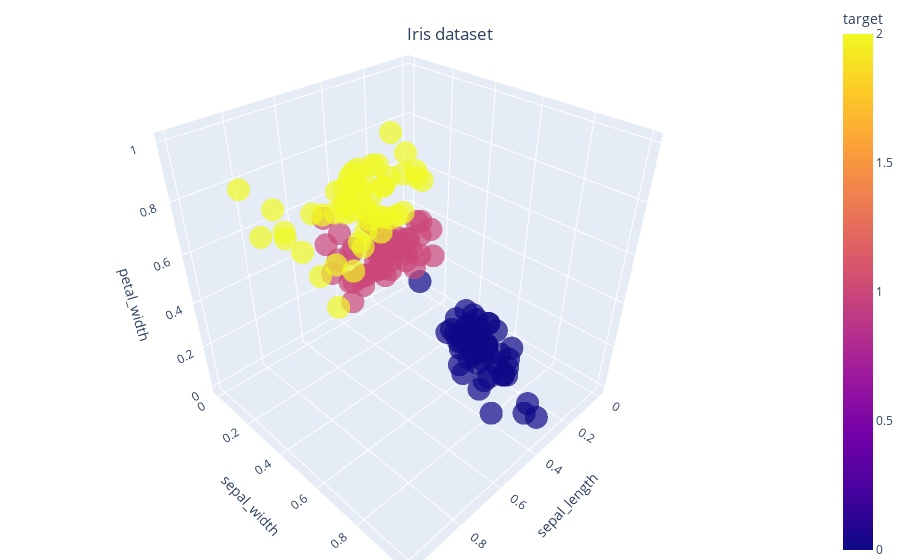

The cell this chart's notebook holds for it:
### Markdown cell above
### Run and Play

### Code cell
feature_matrix, target = load_dataset()

# Scale Feature Matrix
feature_min = feature_matrix.min(axis=0)
feature_max = feature_matrix.max(axis=0)
feature_matrix = (feature_matrix - feature_min) / (feature_max - feature_min)

plot3d_iris_dataset(feature_matrix, target, 'Iris dataset')

### Figure 1 — Plotly figure (JSON) as saved in the notebook; plotly's stock layout.template omitted (floating-point values rounded to 4 significant figures; data arrays with more than 128 entries replaced by an {"elided": "..."} marker saying what was removed)
{"data": [{"hovertemplate": "sepal_length=%{x}<br>sepal_width=%{y}<br>petal_width=%{z}<br>target=%{marker.color}<extra></extra>", "legendgroup": "", "marker": {"color": {"elided": "150 int values"}, "coloraxis": "coloraxis", "opacity": 0.7, "symbol": "circle"}, "mode": "markers", "name": "", "scene": "scene", "showlegend": false, "type": "scatter3d", "x": {"elided": "150 float values"}, "y": {"elided": "150 float values"}, "z": {"elided": "150 float values"}}], "layout": {"coloraxis": {"colorbar": {"title": {"text": "target"}}, "colorscale": [[0, "#0d0887"], [0.1111, "#46039f"], [0.2222, "#7201a8"], [0.3333, "#9c179e"], [0.4444, "#bd3786"], [0.5556, "#d8576b"], [0.6667, "#ed7953"], [0.7778, "#fb9f3a"], [0.8889, "#fdca26"], [1, "#f0f921"]]}, "legend": {"tracegroupgap": 0}, "margin": {"b": 0, "l": 0, "r": 0, "t": 0}, "scene": {"domain": {"x": [0, 1], "y": [0, 1]}, "xaxis": {"title": {"text": "sepal_length"}}, "yaxis": {"title": {"text": "sepal_width"}}, "zaxis": {"title": {"text": "petal_width"}}}, "title": {"text": "Iris dataset", "x": 0.5, "xanchor": "center", "y": 0.95, "yanchor": "top"}}}
